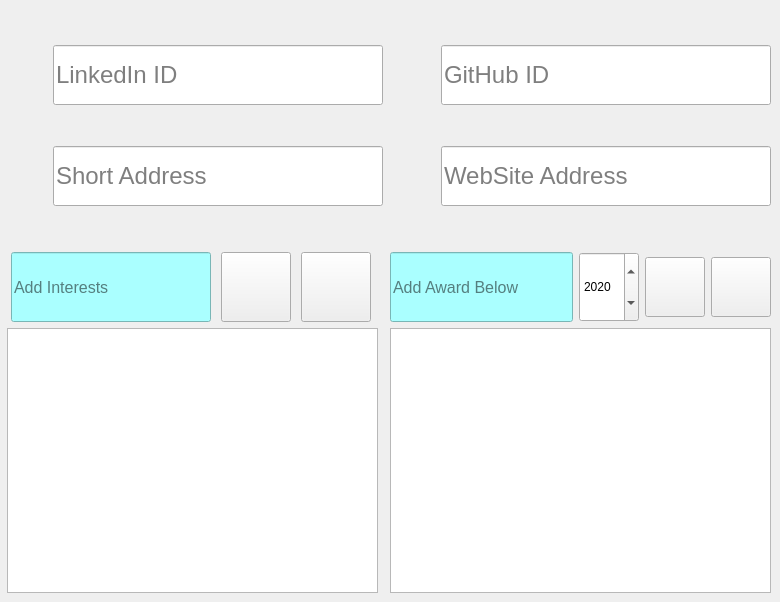
      <widget class="QWidget" name="SpecificTab">
       <attribute name="title">
        <string>Specific Info</string>
       </attribute>
       <widget class="QWidget" name="layoutWidget">
        <property name="geometry">
         <rect>
          <x>0</x>
          <y>10</y>
          <width>771</width>
          <height>232</height>
         </rect>
        </property>
        <layout class="QGridLayout" name="gridLayout">
         <item row="1" column="1">
          <layout class="QHBoxLayout" name="horizontalLayout_12">
           <item>
            <widget class="QLabel" name="LinkedInIcon_3">
             <property name="sizePolicy">
              <sizepolicy hsizetype="Fixed" vsizetype="Fixed">
               <horstretch>0</horstretch>
               <verstretch>0</verstretch>
              </sizepolicy>
             </property>
             <property name="minimumSize">
              <size>
               <width>10</width>
               <height>20</height>
              </size>
             </property>
             <property name="maximumSize">
              <size>
               <width>70</width>
               <height>50</height>
              </size>
             </property>
             <property name="styleSheet">
              <string notr="true"/>
             </property>
             <property name="text">
              <string/>
             </property>
             <property name="pixmap">
              <pixmap resource="Infoqrc.qrc">:/icons/github.png</pixmap>
             </property>
             <property name="scaledContents">
              <bool>true</bool>
             </property>
            </widget>
           </item>
           <item>
            <widget class="QLineEdit" name="GitHub">
             <property name="sizePolicy">
              <sizepolicy hsizetype="Fixed" vsizetype="Fixed">
               <horstretch>0</horstretch>
               <verstretch>0</verstretch>
              </sizepolicy>
             </property>
             <property name="minimumSize">
              <size>
               <width>330</width>
               <height>60</height>
              </size>
             </property>
             <property name="font">
              <font>
               <family>Arial</family>
               <pointsize>18</pointsize>
              </font>
             </property>
             <property name="inputMask">
              <string/>
             </property>
             <property name="text">
              <string/>
             </property>
             <property name="placeholderText">
              <string>GitHub ID</string>
             </property>
            </widget>
           </item>
          </layout>
         </item>
         <item row="2" column="0">
          <layout class="QHBoxLayout" name="horizontalLayout_14">
           <item>
            <widget class="QLabel" name="LinkedInIcon_5">
             <property name="sizePolicy">
              <sizepolicy hsizetype="Fixed" vsizetype="Fixed">
               <horstretch>0</horstretch>
               <verstretch>0</verstretch>
              </sizepolicy>
             </property>
             <property name="minimumSize">
              <size>
               <width>10</width>
               <height>20</height>
              </size>
             </property>
             <property name="maximumSize">
              <size>
               <width>70</width>
               <height>50</height>
              </size>
             </property>
             <property name="styleSheet">
              <string notr="true"/>
             </property>
             <property name="text">
              <string/>
             </property>
             <property name="pixmap">
              <pixmap resource="Infoqrc.qrc">:/icons/Address.png</pixmap>
             </property>
             <property name="scaledContents">
              <bool>true</bool>
             </property>
            </widget>
           </item>
           <item>
            <widget class="QLineEdit" name="Address">
             <property name="sizePolicy">
              <sizepolicy hsizetype="Fixed" vsizetype="Fixed">
               <horstretch>0</horstretch>
               <verstretch>0</verstretch>
              </sizepolicy>
             </property>
             <property name="minimumSize">
              <size>
               <width>330</width>
               <height>60</height>
              </size>
             </property>
             <property name="font">
              <font>
               <family>Arial</family>
               <pointsize>18</pointsize>
              </font>
             </property>
             <property name="inputMask">
              <string/>
             </property>
             <property name="text">
              <string/>
             </property>
             <property name="placeholderText">
              <string>Short Address</string>
             </property>
            </widget>
           </item>
          </layout>
         </item>
         <item row="2" column="1">
          <layout class="QHBoxLayout" name="horizontalLayout_13">
           <item>
            <widget class="QLabel" name="LinkedInIcon_4">
             <property name="sizePolicy">
              <sizepolicy hsizetype="Fixed" vsizetype="Fixed">
               <horstretch>0</horstretch>
               <verstretch>0</verstretch>
              </sizepolicy>
             </property>
             <property name="minimumSize">
              <size>
               <width>10</width>
               <height>50</height>
              </size>
             </property>
             <property name="maximumSize">
              <size>
               <width>70</width>
               <height>50</height>
              </size>
             </property>
             <property name="styleSheet">
              <string notr="true"/>
             </property>
             <property name="text">
              <string/>
             </property>
             <property name="pixmap">
              <pixmap resource="Infoqrc.qrc">:/icons/Website.png</pixmap>
             </property>
             <property name="scaledContents">
              <bool>true</bool>
             </property>
            </widget>
           </item>
           <item>
            <widget class="QLineEdit" name="Site">
             <property name="sizePolicy">
              <sizepolicy hsizetype="Fixed" vsizetype="Fixed">
               <horstretch>0</horstretch>
               <verstretch>0</verstretch>
              </sizepolicy>
             </property>
             <property name="minimumSize">
              <size>
               <width>330</width>
               <height>60</height>
              </size>
             </property>
             <property name="font">
              <font>
               <family>Arial</family>
               <pointsize>18</pointsize>
              </font>
             </property>
             <property name="inputMask">
              <string/>
             </property>
             <property name="text">
              <string/>
             </property>
             <property name="placeholderText">
              <string>WebSite Address</string>
             </property>
            </widget>
           </item>
          </layout>
         </item>
         <item row="1" column="0">
          <layout class="QHBoxLayout" name="horizontalLayout_9">
           <item>
            <widget class="QLabel" name="LinkedInIcon">
             <property name="sizePolicy">
              <sizepolicy hsizetype="Fixed" vsizetype="Fixed">
               <horstretch>0</horstretch>
               <verstretch>0</verstretch>
              </sizepolicy>
             </property>
             <property name="minimumSize">
              <size>
               <width>10</width>
               <height>20</height>
              </size>
             </property>
             <property name="maximumSize">
              <size>
               <width>70</width>
               <height>50</height>
              </size>
             </property>
             <property name="styleSheet">
              <string notr="true"/>
             </property>
             <property name="text">
              <string/>
             </property>
             <property name="pixmap">
              <pixmap resource="Infoqrc.qrc">:/icons/LinkedIn.png</pixmap>
             </property>
             <property name="scaledContents">
              <bool>true</bool>
             </property>
            </widget>
           </item>
           <item>
            <widget class="QLineEdit" name="LinkedIn">
             <property name="sizePolicy">
              <sizepolicy hsizetype="Fixed" vsizetype="Fixed">
               <horstretch>0</horstretch>
               <verstretch>0</verstretch>
              </sizepolicy>
             </property>
             <property name="minimumSize">
              <size>
               <width>330</width>
               <height>60</height>
              </size>
             </property>
             <property name="font">
              <font>
               <family>Arial</family>
               <pointsize>18</pointsize>
              </font>
             </property>
             <property name="inputMask">
              <string/>
             </property>
             <property name="text">
              <string/>
             </property>
             <property name="placeholderText">
              <string>LinkedIn ID</string>
             </property>
            </widget>
           </item>
          </layout>
         </item>
        </layout>
       </widget>
       <widget class="QWidget" name="layoutWidget">
        <property name="geometry">
         <rect>
          <x>7</x>
          <y>252</y>
          <width>371</width>
          <height>341</height>
         </rect>
        </property>
        <layout class="QVBoxLayout" name="verticalLayout_2">
         <item>
          <layout class="QHBoxLayout" name="horizontalLayout_6">
           <item>
            <widget class="QLineEdit" name="InterstInput">
             <property name="sizePolicy">
              <sizepolicy hsizetype="Fixed" vsizetype="Fixed">
               <horstretch>0</horstretch>
               <verstretch>0</verstretch>
              </sizepolicy>
             </property>
             <property name="minimumSize">
              <size>
               <width>100</width>
               <height>70</height>
              </size>
             </property>
             <property name="maximumSize">
              <size>
               <width>200</width>
               <height>70</height>
              </size>
             </property>
             <property name="font">
              <font>
               <pointsize>12</pointsize>
              </font>
             </property>
             <property name="styleSheet">
              <string notr="true">background-color: rgb(170, 255, 255);</string>
             </property>
             <property name="placeholderText">
              <string>Add Interests</string>
             </property>
            </widget>
           </item>
           <item>
            <widget class="QPushButton" name="addInterest">
             <property name="maximumSize">
              <size>
               <width>70</width>
               <height>70</height>
              </size>
             </property>
             <property name="text">
              <string/>
             </property>
             <property name="icon">
              <iconset resource="Infoqrc.qrc">
               <normaloff>:/icons/Add.png</normaloff>:/icons/Add.png</iconset>
             </property>
             <property name="iconSize">
              <size>
               <width>70</width>
               <height>70</height>
              </size>
             </property>
            </widget>
           </item>
           <item>
            <widget class="QPushButton" name="removeInterest">
             <property name="sizePolicy">
              <sizepolicy hsizetype="Fixed" vsizetype="Fixed">
               <horstretch>0</horstretch>
               <verstretch>0</verstretch>
              </sizepolicy>
             </property>
             <property name="minimumSize">
              <size>
               <width>70</width>
               <height>70</height>
              </size>
             </property>
             <property name="maximumSize">
              <size>
               <width>70</width>
               <height>70</height>
              </size>
             </property>
             <property name="text">
              <string/>
             </property>
             <property name="icon">
              <iconset resource="Infoqrc.qrc">
               <normaloff>:/icons/remove.png</normaloff>:/icons/remove.png</iconset>
             </property>
             <property name="iconSize">
              <size>
               <width>50</width>
               <height>50</height>
              </size>
             </property>
            </widget>
           </item>
          </layout>
         </item>
         <item>
          <widget class="QListWidget" name="Interests"/>
         </item>
        </layout>
       </widget>
       <widget class="QWidget" name="layoutWidget">
        <property name="geometry">
         <rect>
          <x>390</x>
          <y>252</y>
          <width>381</width>
          <height>341</height>
         </rect>
        </property>
        <layout class="QVBoxLayout" name="verticalLayout_4">
         <item>
          <layout class="QHBoxLayout" name="horizontalLayout_7">
           <item>
            <widget class="QLineEdit" name="awardInput">
             <property name="sizePolicy">
              <sizepolicy hsizetype="Fixed" vsizetype="Fixed">
               <horstretch>0</horstretch>
               <verstretch>0</verstretch>
              </sizepolicy>
             </property>
             <property name="minimumSize">
              <size>
               <width>150</width>
               <height>70</height>
              </size>
             </property>
             <property name="maximumSize">
              <size>
               <width>250</width>
               <height>16777215</height>
              </size>
             </property>
             <property name="font">
              <font>
               <pointsize>12</pointsize>
              </font>
             </property>
             <property name="styleSheet">
              <string notr="true">background-color: rgb(170, 255, 255);</string>
             </property>
             <property name="placeholderText">
              <string>Add Award Below</string>
             </property>
            </widget>
           </item>
           <item>
            <widget class="QDateEdit" name="Date">
             <property name="sizePolicy">
              <sizepolicy hsizetype="Fixed" vsizetype="Fixed">
               <horstretch>0</horstretch>
               <verstretch>0</verstretch>
              </sizepolicy>
             </property>
             <property name="maximumSize">
              <size>
               <width>60</width>
               <height>70</height>
              </size>
             </property>
             <property name="displayFormat">
              <string>yyyy</string>
             </property>
             <property name="date">
              <date>
               <year>2020</year>
               <month>1</month>
               <day>1</day>
              </date>
             </property>
            </widget>
           </item>
           <item>
            <widget class="QPushButton" name="addAward">
             <property name="maximumSize">
              <size>
               <width>60</width>
               <height>60</height>
              </size>
             </property>
             <property name="text">
              <string/>
             </property>
             <property name="icon">
              <iconset resource="Infoqrc.qrc">
               <normaloff>:/icons/Add.png</normaloff>:/icons/Add.png</iconset>
             </property>
             <property name="iconSize">
              <size>
               <width>70</width>
               <height>70</height>
              </size>
             </property>
            </widget>
           </item>
           <item>
            <widget class="QPushButton" name="removeAward">
             <property name="sizePolicy">
              <sizepolicy hsizetype="Fixed" vsizetype="Fixed">
               <horstretch>0</horstretch>
               <verstretch>0</verstretch>
              </sizepolicy>
             </property>
             <property name="minimumSize">
              <size>
               <width>60</width>
               <height>60</height>
              </size>
             </property>
             <property name="maximumSize">
              <size>
               <width>60</width>
               <height>60</height>
              </size>
             </property>
             <property name="text">
              <string/>
             </property>
             <property name="icon">
              <iconset resource="Infoqrc.qrc">
               <normaloff>:/icons/remove.png</normaloff>:/icons/remove.png</iconset>
             </property>
             <property name="iconSize">
              <size>
               <width>50</width>
               <height>50</height>
              </size>
             </property>
            </widget>
           </item>
          </layout>
         </item>
         <item>
          <widget class="QListWidget" name="awards"/>
         </item>
        </layout>
       </widget>
      </widget>
